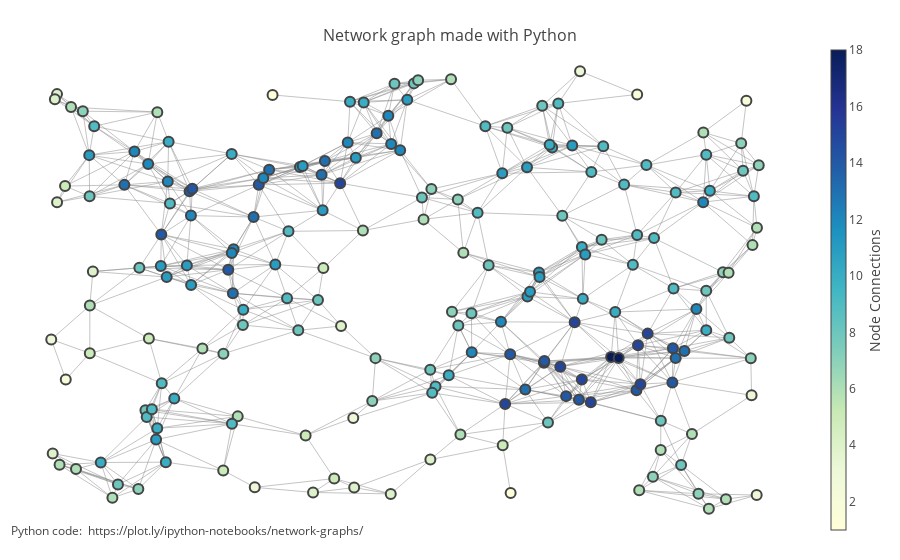

Notebook cell for this chart:
### Code cell
G=nx.random_geometric_graph(200,0.125)
pos=nx.get_node_attributes(G,'pos')

dmin=1
ncenter=0
for n in pos:
    x,y=pos[n]
    d=(x-0.5)**2+(y-0.5)**2
    if d<dmin:
        ncenter=n
        dmin=d

p=nx.single_source_shortest_path_length(G,ncenter)

edge_trace = Scatter(
    x=[],
    y=[],
    line=Line(width=0.5,color='#888'),
    hoverinfo='none',
    mode='lines')

for edge in G.edges():
    x0, y0 = G.node[edge[0]]['pos']
    x1, y1 = G.node[edge[1]]['pos']
    edge_trace['x'] += [x0, x1, None]
    edge_trace['y'] += [y0, y1, None]

node_trace = Scatter(
    x=[],
    y=[],
    text=[],
    mode='markers',
    hoverinfo='text',
    marker=Marker(
        showscale=True,
        # colorscale options
        # 'Greys' | 'Greens' | 'Bluered' | 'Hot' | 'Picnic' | 'Portland' |
        # Jet' | 'RdBu' | 'Blackbody' | 'Earth' | 'Electric' | 'YIOrRd' | 'YIGnBu'
        colorscale='YIGnBu',
        reversescale=True,
        color=[],
        size=10,
        colorbar=dict(
            thickness=15,
            title='Node Connections',
            xanchor='left',
            titleside='right'
        ),
        line=dict(width=2)))

for node in G.nodes():
    x, y = G.node[node]['pos']
    node_trace['x'].append(x)
    node_trace['y'].append(y)

for node, adjacencies in enumerate(G.adjacency_list()):
    node_trace['marker']['color'].append(len(adjacencies))
    node_info = '# of connections: '+str(len(adjacencies))
    node_trace['text'].append(node_info)

fig = Figure(data=Data([edge_trace, node_trace]),
             layout=Layout(
                title='<br>Network graph made with Python',
                titlefont=dict(size=16),
                showlegend=False,
                hovermode='closest',
                margin=dict(b=20,l=5,r=5,t=40),
                annotations=[ dict(
                    text="Python code: <a href='https://plot.ly/ipython-notebooks/network-graphs/'> https://plot.ly/ipython-notebooks/network-graphs/</a>",
                    showarrow=False,
                    xref="paper", yref="paper",
                    x=0.005, y=-0.002 ) ],
                xaxis=XAxis(showgrid=False, zeroline=False, showticklabels=False),
                yaxis=YAxis(showgrid=False, zeroline=False, showticklabels=False)))

iplot(fig, filename='networkx')

### Figure 1 — Plotly figure (JSON) as saved in the notebook; plotly's stock layout.template omitted (floating-point values rounded to 4 significant figures; data arrays with more than 128 entries replaced by an {"elided": "..."} marker saying what was removed)
{"data": [{"hoverinfo": "none", "line": {"color": "#888", "width": 0.5}, "mode": "lines", "type": "scatter", "x": {"elided": "2706 float values"}, "y": {"elided": "2706 float values"}}, {"hoverinfo": "text", "marker": {"color": {"elided": "200 int values"}, "colorbar": {"thickness": 15, "title": "Node Connections", "titleside": "right", "xanchor": "left"}, "colorscale": "YIGnBu", "line": {"width": 2}, "reversescale": true, "showscale": true, "size": 10}, "mode": "markers", "text": {"elided": "200 str values"}, "type": "scatter", "x": {"elided": "200 float values"}, "y": {"elided": "200 float values"}}], "layout": {"annotations": [{"showarrow": false, "text": "Python code: <a href='https://plot.ly/ipython-notebooks/network-graphs/'> https://plot.ly/ipython-notebooks/network-graphs/</a>", "x": 0.005, "xref": "paper", "y": -0.002, "yref": "paper"}], "hovermode": "closest", "margin": {"b": 20, "l": 5, "r": 5, "t": 40}, "showlegend": false, "title": "<br>Network graph made with Python", "titlefont": {"size": 16}, "xaxis": {"showgrid": false, "showticklabels": false, "zeroline": false}, "yaxis": {"showgrid": false, "showticklabels": false, "zeroline": false}}}
